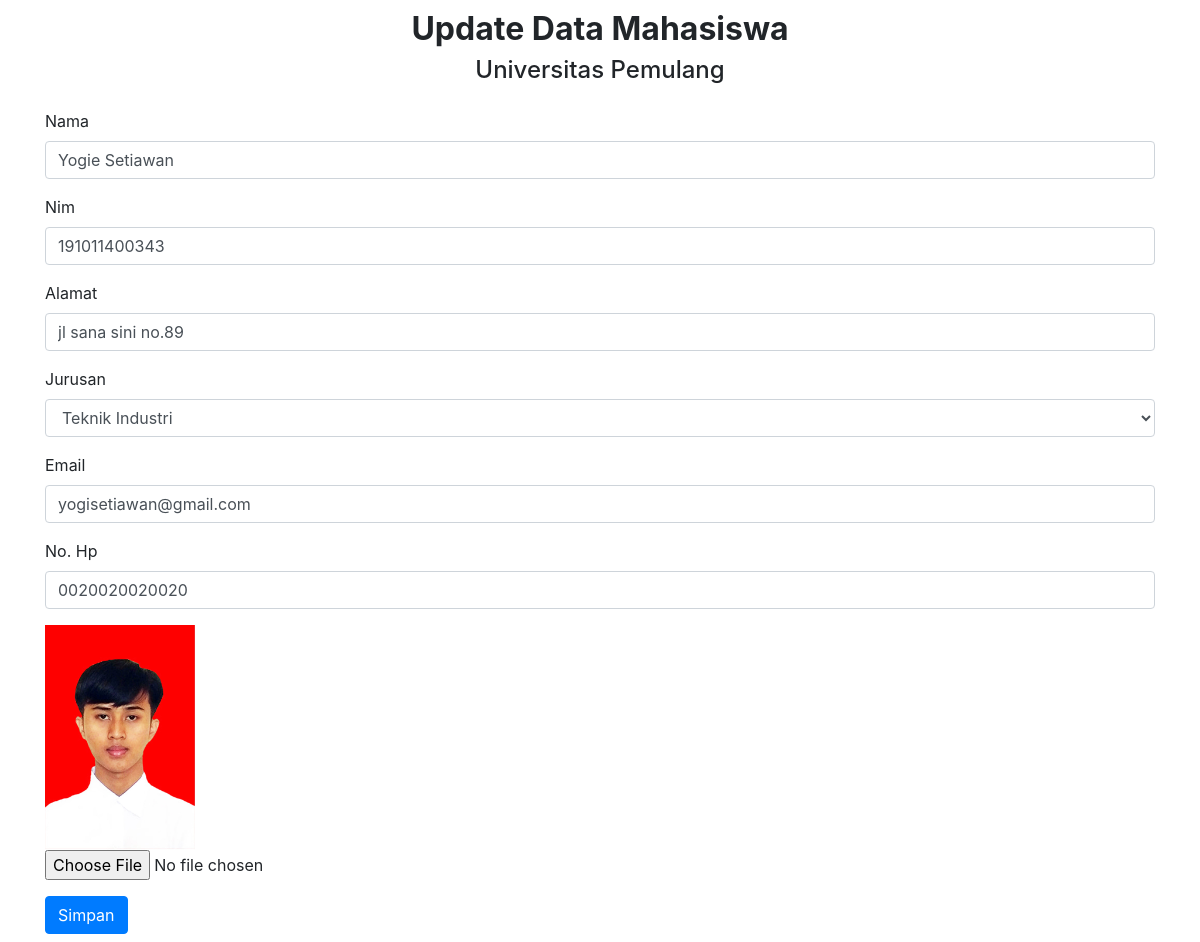
Page /updateData.php?id=16 (signed in) on the committed database.
### tables this page shows
CREATE TABLE `data_mahasiswa` (
  `id` int(11) NOT NULL,
  `nama` varchar(255) NOT NULL,
  `nim` char(15) NOT NULL,
  `alamat` varchar(255) NOT NULL,
  `jurusan` varchar(255) NOT NULL,
  `email` varchar(255) NOT NULL,
  `no_hp` varchar(255) NOT NULL,
  `photo` varchar(255) NOT NULL
);

### functions.php (called while the page is built, shortened)
<?php
$link = mysqli_connect("localhost", "root", "", "universitas_pamulang");
function query($query) {
    global $link;
    $result = mysqli_query($link, $query);
    $data = mysqli_fetch_all($result, MYSQLI_ASSOC);
    return $data;
}
?>

### updateData.php (the view, shortened to what this page needs)
<?php
require 'functions.php';
$id = $_GET["id"];
$mahasiswa = query("SELECT * FROM data_mahasiswa WHERE id=$id")[0];
?>
<!DOCTYPE html>
<html lang="en">
<head>
    <link rel="stylesheet" href="https://stackpath.bootstrapcdn.com/bootstrap/4.5.1/css/bootstrap.min.css">
    <link rel="stylesheet" href="css/style-two.css">
</head>
<body>
<div class="container">
<h1 class="title">Update Data Mahasiswa</h1>
<h4 class="text-center mb-4">Universitas Pemulang</h4>
<form action="" method="post" enctype="multipart/form-data" autocomplete="off">
    <div class="form-group">
      <label for="nama">Nama</label>
      <input type="text" class="form-control" id="nama" placeholder="Masukan Nama Mahasiswa" name="nama" value="<?= $mahasiswa["nama"]; ?>" required>
    </div>
    <div class="form-group">
      <label for="nim">Nim</label>
      <input type="number" class="form-control" id="nim" placeholder="Masukan Nim Mahasiswa" name="nim" value="<?= $mahasiswa["nim"]; ?>" required>
    </div>
    <div class="form-group">
        <label for="alamat">Alamat</label>
        <input type="text" class="form-control" id="alamat" placeholder="Masukan Alamat" name="alamat" value="<?= $mahasiswa["alamat"]; ?>" required>
    </div>
    <div class="form-group">
        <label for="jurusan">Jurusan</label>
        <select class="form-control" id="jurusan" name="jurusan" aria-selected="<?= $mahasiswa["jurusan"]; ?>" required>
          <option>Teknik Industri</option>
        </select>
    </div>
    <div class="form-group">
        <label for="email">Email</label>
        <input type="email" class="form-control" id="email" value="<?= $mahasiswa["email"]; ?>" name="email" required>
    </div>
    <div class="form-group">
        <label for="no_hp">No. Hp</label>
        <input type="number" class="form-control" id="no_hp" value="<?= $mahasiswa["no_hp"]; ?>" name="no_hp" required>
    </div>
    <div class="form-group">
        <img src="img/<?= $mahasiswa["photo"]; ?>" alt="photo" width="150">
        <input type="file" class="form-control-file" id="photo" name="photo">
    </div>
    <button type="submit" class="btn btn-primary mb-2 submit" name="submit">Simpan</button>
</form>
</div>
</body>
</html>

### css/style-two.css (style rules this page uses)
.title { text-align: center; font-size: 1.2em; font-weight: bold; padding-top: 10px; }
@media (min-width: 992px) { .title { font-size: 2em; padding-top: 10px; } }

### rows in the picture
data_mahasiswa: nama "Yogie Setiawan", nim "191011400343", alamat "jl sana sini no.89", jurusan "Teknik Industri", email "yogisetiawan@gmail.com", no_hp "0020020020020", photo (picture)
